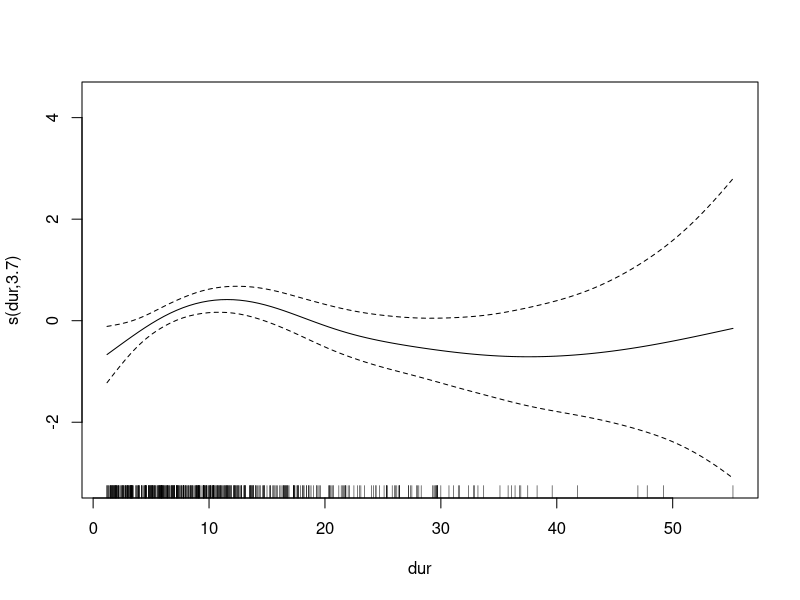
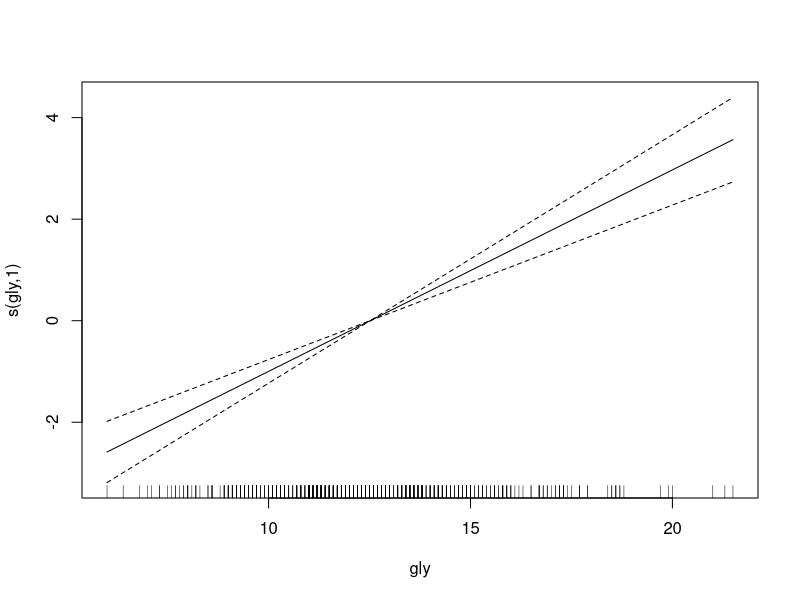
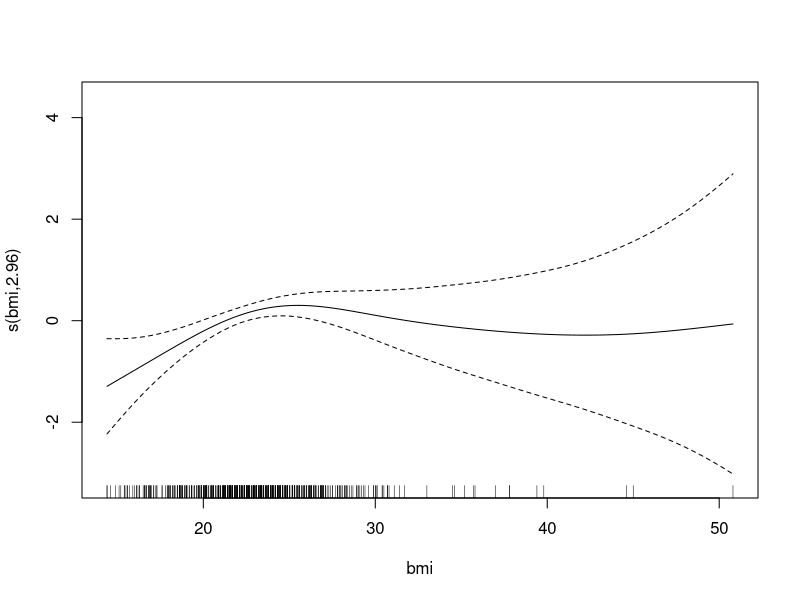
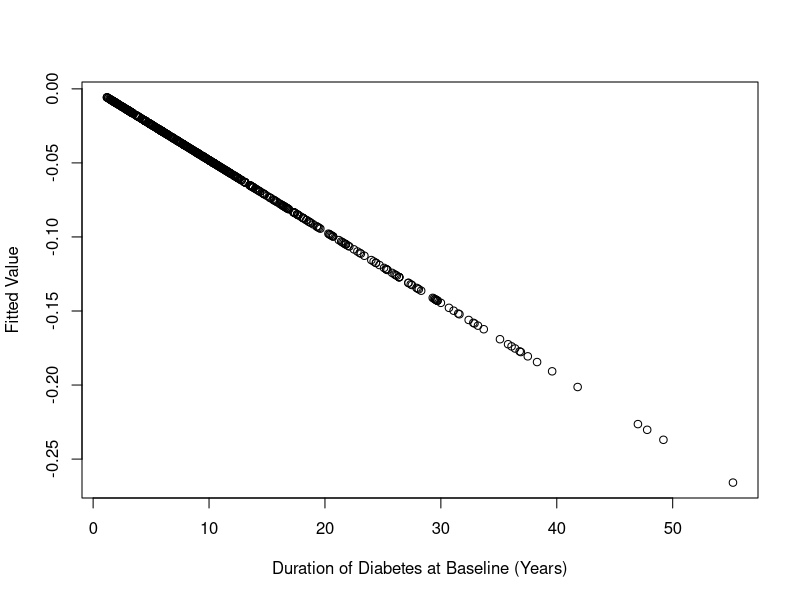
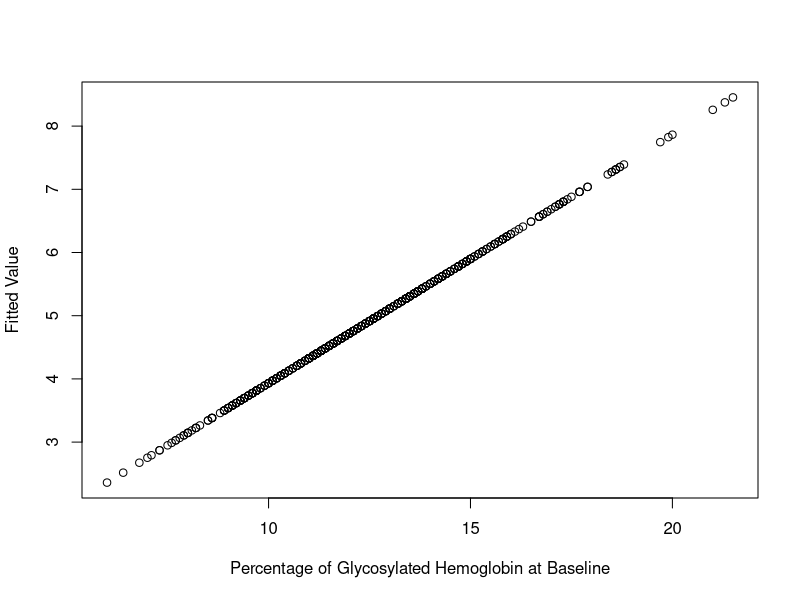
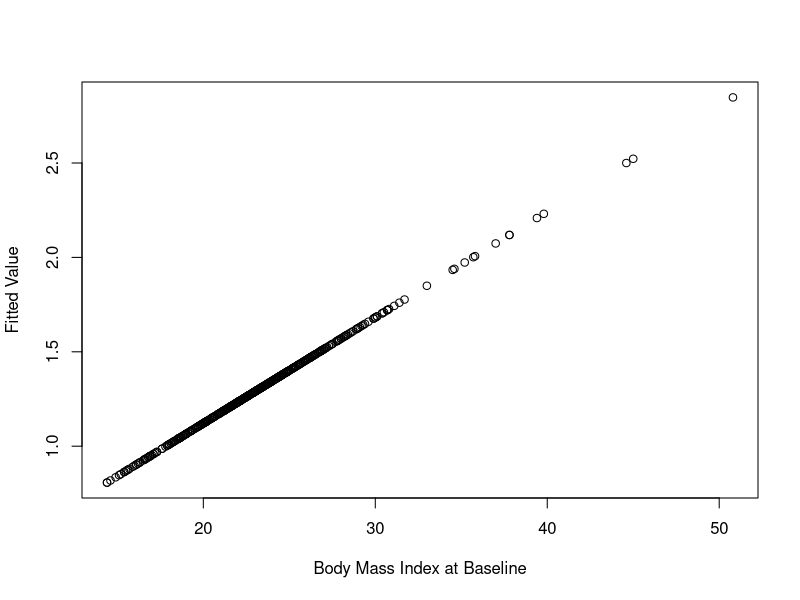

Here is the R script that generated these plots, in order:
## ---- chunk 1
set.seed(1)
knitr::opts_chunk$set(echo = TRUE)
## ---- chunk 2
library(gss)
data(wesdr)
head(wesdr)
dim(wesdr)
## ---- chunk 3
p = ncol(wesdr) - 1

propTrain = 0.8
trainIdx  = sample(1:nrow(wesdr), nrow(wesdr)*0.8)

train = wesdr[trainIdx,]

XTest = wesdr[-trainIdx, -(p+1)]
yTest = wesdr[-trainIdx, p+1]

dim(train)
dim(XTest); length(yTest)
## ---- chunk 4
library(mgcv)
## ---- chunk 5
model = gam(ret ~ s(dur) + s(gly) + s(bmi), family=binomial(link="logit"), data=train)
plot(model)
summary(model)
## ---- chunk 6
yTestPrediction = predict(model, XTest) > 0
mean(yTest == yTestPrediction)
## ---- chunk 7
model = gam(ret ~ dur + gly + bmi, family=binomial(link="logit"), data=train)
summary(model)
yTestPrediction = predict(model, XTest) > 0
mean(yTest == yTestPrediction)
## ---- chunk 8
# Obtain the fitted values of the model per input variable
functionVals = predict(model, type="terms")
head(functionVals)

# Plot them against the true Value to show that the functions are indeed linear
plot(train$dur, functionVals[,1],
     xlab="Duration of Diabetes at Baseline (Years)", ylab="Fitted Value")
plot(train$gly, functionVals[,2],
     xlab="Percentage of Glycosylated Hemoglobin at Baseline", ylab="Fitted Value")
plot(train$bmi, functionVals[,3],
     xlab="Body Mass Index at Baseline", ylab="Fitted Value")
